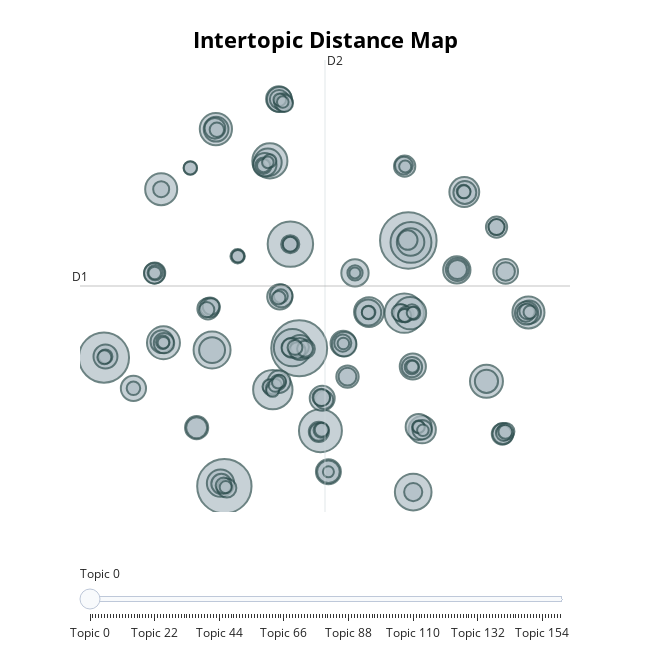

The notebook cell this image was saved under:
### Code cell
bertopic_model.visualize_topics()

### Figure 1 — Plotly figure (JSON) as saved in the notebook; plotly's stock layout.template omitted (floating-point values rounded to 4 significant figures; data arrays with more than 128 entries replaced by an {"elided": "..."} marker saying what was removed)
{"data": [{"customdata": {"elided": "161x3 mixed values"}, "hovertemplate": "<b>Topic %{customdata[0]}</b><br>%{customdata[1]}<br>Size: %{customdata[2]}", "legendgroup": "", "marker": {"color": "#B0BEC5", "line": {"color": "DarkSlateGrey", "width": 2}, "size": {"elided": "161 int values"}, "sizemode": "area", "sizeref": 0.1638, "symbol": "circle"}, "mode": "markers", "name": "", "orientation": "v", "showlegend": false, "type": "scatter", "x": {"elided": "161 float values"}, "xaxis": "x", "y": {"elided": "161 float values"}, "yaxis": "y"}], "layout": {"annotations": [{"showarrow": false, "text": "D1", "x": -12.88, "y": 6.844, "yshift": 10}, {"showarrow": false, "text": "D2", "x": 4.292, "xshift": 10, "y": 27.98}], "height": 650, "hoverlabel": {"bgcolor": "white", "font": {"family": "Rockwell", "size": 16}}, "legend": {"itemsizing": "constant", "tracegroupgap": 0}, "margin": {"t": 60}, "shapes": [{"line": {"color": "#CFD8DC", "width": 2}, "type": "line", "x0": 4.292, "x1": 4.292, "y0": -14.29, "y1": 27.98}, {"line": {"color": "#9E9E9E", "width": 2}, "type": "line", "x0": -12.88, "x1": 21.46, "y0": 6.844, "y1": 6.844}], "sliders": [{"active": 0, "pad": {"t": 50}, "steps": [{"args": [{"marker.color": {"elided": "1x161 str values"}}], "label": "Topic 0", "method": "update"}, {"args": [{"marker.color": {"elided": "1x161 str values"}}], "label": "Topic 1", "method": "update"}, {"args": [{"marker.color": {"elided": "1x161 str values"}}], "label": "Topic 2", "method": "update"}, {"args": [{"marker.color": {"elided": "1x161 str values"}}], "label": "Topic 3", "method": "update"}, {"args": [{"marker.color": {"elided": "1x161 str values"}}], "label": "Topic 4", "method": "update"}, {"args": [{"marker.color": {"elided": "1x161 str values"}}], "label": "Topic 5", "method": "update"}, {"args": [{"marker.color": {"elided": "1x161 str values"}}], "label": "Topic 6", "method": "update"}, {"args": [{"marker.color": {"elided": "1x161 str values"}}], "label": "Topic 7", "method": "update"}, {"args": [{"marker.color": {"elided": "1x161 str values"}}], "label": "Topic 8", "method": "update"}, {"args": [{"marker.color": {"elided": "1x161 str values"}}], "label": "Topic 9", "method": "update"}, {"args": [{"marker.color": {"elided": "1x161 str values"}}], "label": "Topic 10", "method": "update"}, {"args": [{"marker.color": {"elided": "1x161 str values"}}], "label": "Topic 11", "method": "update"}, {"args": [{"marker.color": {"elided": "1x161 str values"}}], "label": "Topic 12", "method": "update"}, {"args": [{"marker.color": {"elided": "1x161 str values"}}], "label": "Topic 13", "method": "update"}, {"args": [{"marker.color": {"elided": "1x161 str values"}}], "label": "Topic 14", "method": "update"}, {"args": [{"marker.color": {"elided": "1x161 str values"}}], "label": "Topic 15", "method": "update"}, {"args": [{"marker.color": {"elided": "1x161 str values"}}], "label": "Topic 16", "method": "update"}, {"args": [{"marker.color": {"elided": "1x161 str values"}}], "label": "Topic 17", "method": "update"}, {"args": [{"marker.color": {"elided": "1x161 str values"}}], "label": "Topic 18", "method": "update"}, {"args": [{"marker.color": {"elided": "1x161 str values"}}], "label": "Topic 19", "method": "update"}, {"args": [{"marker.color": {"elided": "1x161 str values"}}], "label": "Topic 20", "method": "update"}, {"args": [{"marker.color": {"elided": "1x161 str values"}}], "label": "Topic 21", "method": "update"}, {"args": [{"marker.color": {"elided": "1x161 str values"}}], "label": "Topic 22", "method": "update"}, {"args": [{"marker.color": {"elided": "1x161 str values"}}], "label": "Topic 23", "method": "update"}, {"args": [{"marker.color": {"elided": "1x161 str values"}}], "label": "Topic 24", "method": "update"}, {"args": [{"marker.color": {"elided": "1x161 str values"}}], "label": "Topic 25", "method": "update"}, {"args": [{"marker.color": {"elided": "1x161 str values"}}], "label": "Topic 26", "method": "update"}, {"args": [{"marker.color": {"elided": "1x161 str values"}}], "label": "Topic 27", "method": "update"}, {"args": [{"marker.color": {"elided": "1x161 str values"}}], "label": "Topic 28", "method": "update"}, {"args": [{"marker.color": {"elided": "1x161 str values"}}], "label": "Topic 29", "method": "update"}, {"args": [{"marker.color": {"elided": "1x161 str values"}}], "label": "Topic 30", "method": "update"}, {"args": [{"marker.color": {"elided": "1x161 str values"}}], "label": "Topic 31", "method": "update"}, {"args": [{"marker.color": {"elided": "1x161 str values"}}], "label": "Topic 32", "method": "update"}, {"args": [{"marker.color": {"elided": "1x161 str values"}}], "label": "Topic 33", "method": "update"}, {"args": [{"marker.color": {"elided": "1x161 str values"}}], "label": "Topic 34", "method": "update"}, {"args": [{"marker.color": {"elided": "1x161 str values"}}], "label": "Topic 35", "method": "update"}, {"args": [{"marker.color": {"elided": "1x161 str values"}}], "label": "Topic 36", "method": "update"}, {"args": [{"marker.color": {"elided": "1x161 str values"}}], "label": "Topic 37", "method": "update"}, {"args": [{"marker.color": {"elided": "1x161 str values"}}], "label": "Topic 38", "method": "update"}, {"args": [{"marker.color": {"elided": "1x161 str values"}}], "label": "Topic 39", "method": "update"}, {"args": [{"marker.color": {"elided": "1x161 str values"}}], "label": "Topic 40", "method": "update"}, {"args": [{"marker.color": {"elided": "1x161 str values"}}], "label": "Topic 41", "method": "update"}, {"args": [{"marker.color": {"elided": "1x161 str values"}}], "label": "Topic 42", "method": "update"}, {"args": [{"marker.color": {"elided": "1x161 str values"}}], "label": "Topic 43", "method": "update"}, {"args": [{"marker.color": {"elided": "1x161 str values"}}], "label": "Topic 44", "method": "update"}, {"args": [{"marker.color": {"elided": "1x161 str values"}}], "label": "Topic 45", "method": "update"}, {"args": [{"marker.color": {"elided": "1x161 str values"}}], "label": "Topic 46", "method": "update"}, {"args": [{"marker.color": {"elided": "1x161 str values"}}], "label": "Topic 47", "method": "update"}, {"args": [{"marker.color": {"elided": "1x161 str values"}}], "label": "Topic 48", "method": "update"}, {"args": [{"marker.color": {"elided": "1x161 str values"}}], "label": "Topic 49", "method": "update"}, {"args": [{"marker.color": {"elided": "1x161 str values"}}], "label": "Topic 50", "method": "update"}, {"args": [{"marker.color": {"elided": "1x161 str values"}}], "label": "Topic 51", "method": "update"}, {"args": [{"marker.color": {"elided": "1x161 str values"}}], "label": "Topic 52", "method": "update"}, {"args": [{"marker.color": {"elided": "1x161 str values"}}], "label": "Topic 53", "method": "update"}, {"args": [{"marker.color": {"elided": "1x161 str values"}}], "label": "Topic 54", "method": "update"}, {"args": [{"marker.color": {"elided": "1x161 str values"}}], "label": "Topic 55", "method": "update"}, {"args": [{"marker.color": {"elided": "1x161 str values"}}], "label": "Topic 56", "method": "update"}, {"args": [{"marker.color": {"elided": "1x161 str values"}}], "label": "Topic 57", "method": "update"}, {"args": [{"marker.color": {"elided": "1x161 str values"}}], "label": "Topic 58", "method": "update"}, {"args": [{"marker.color": {"elided": "1x161 str values"}}], "label": "Topic 59", "method": "update"}, {"args": [{"marker.color": {"elided": "1x161 str values"}}], "label": "Topic 60", "method": "update"}, {"args": [{"marker.color": {"elided": "1x161 str values"}}], "label": "Topic 61", "method": "update"}, {"args": [{"marker.color": {"elided": "1x161 str values"}}], "label": "Topic 62", "method": "update"}, {"args": [{"marker.color": {"elided": "1x161 str values"}}], "label": "Topic 63", "method": "update"}, {"args": [{"marker.color": {"elided": "1x161 str values"}}], "label": "Topic 64", "method": "update"}, {"args": [{"marker.color": {"elided": "1x161 str values"}}], "label": "Topic 65", "method": "update"}, {"args": [{"marker.color": {"elided": "1x161 str values"}}], "label": "Topic 66", "method": "update"}, {"args": [{"marker.color": {"elided": "1x161 str values"}}], "label": "Topic 67", "method": "update"}, {"args": [{"marker.color": {"elided": "1x161 str values"}}], "label": "Topic 68", "method": "update"}, {"args": [{"marker.color": {"elided": "1x161 str values"}}], "label": "Topic 69", "method": "update"}, {"args": [{"marker.color": {"elided": "1x161 str values"}}], "label": "Topic 70", "method": "update"}, {"args": [{"marker.color": {"elided": "1x161 str values"}}], "label": "Topic 71", "method": "update"}, {"args": [{"marker.color": {"elided": "1x161 str values"}}], "label": "Topic 72", "method": "update"}, {"args": [{"marker.color": {"elided": "1x161 str values"}}], "label": "Topic 73", "method": "update"}, {"args": [{"marker.color": {"elided": "1x161 str values"}}], "label": "Topic 74", "method": "update"}, {"args": [{"marker.color": {"elided": "1x161 str values"}}], "label": "Topic 75", "method": "update"}, {"args": [{"marker.color": {"elided": "1x161 str values"}}], "label": "Topic 76", "method": "update"}, {"args": [{"marker.color": {"elided": "1x161 str values"}}], "label": "Topic 77", "method": "update"}, {"args": [{"marker.color": {"elided": "1x161 str values"}}], "label": "Topic 78", "method": "update"}, {"args": [{"marker.color": {"elided": "1x161 str values"}}], "label": "Topic 79", "method": "update"}, {"args": [{"marker.color": {"elided": "1x161 str values"}}], "label": "Topic 80", "method": "update"}, {"args": [{"marker.color": {"elided": "1x161 str values"}}], "label": "Topic 81", "method": "update"}, {"args": [{"marker.color": {"elided": "1x161 str values"}}], "label": "Topic 82", "method": "update"}, {"args": [{"marker.color": {"elided": "1x161 str values"}}], "label": "Topic 83", "method": "update"}, {"args": [{"marker.color": {"elided": "1x161 str values"}}], "label": "Topic 84", "method": "update"}, {"args": [{"marker.color": {"elided": "1x161 str values"}}], "label": "Topic 85", "method": "update"}, {"args": [{"marker.color": {"elided": "1x161 str values"}}], "label": "Topic 86", "method": "update"}, {"args": [{"marker.color": {"elided": "1x161 str values"}}], "label": "Topic 87", "method": "update"}, {"args": [{"marker.color": {"elided": "1x161 str values"}}], "label": "Topic 88", "method": "update"}, {"args": [{"marker.color": {"elided": "1x161 str values"}}], "label": "Topic 89", "method": "update"}, {"args": [{"marker.color": {"elided": "1x161 str values"}}], "label": "Topic 90", "method": "update"}, {"args": [{"marker.color": {"elided": "1x161 str values"}}], "label": "Topic 91", "method": "update"}, {"args": [{"marker.color": {"elided": "1x161 str values"}}], "label": "Topic 92", "method": "update"}, {"args": [{"marker.color": {"elided": "1x161 str values"}}], "label": "Topic 93", "method": "update"}, {"args": [{"marker.color": {"elided": "1x161 str values"}}], "label": "Topic 94", "method": "update"}, {"args": [{"marker.color": {"elided": "1x161 str values"}}], "label": "Topic 95", "method": "update"}, {"args": [{"marker.color": {"elided": "1x161 str values"}}], "label": "Topic 96", "method": "update"}, {"args": [{"marker.color": {"elided": "1x161 str values"}}], "label": "Topic 97", "method": "update"}, {"args": [{"marker.color": {"elided": "1x161 str values"}}], "label": "Topic 98", "method": "update"}, {"args": [{"marker.color": {"elided": "1x161 str values"}}], "label": "Topic 99", "method": "update"}, {"args": [{"marker.color": {"elided": "1x161 str values"}}], "label": "Topic 100", "method": "update"}, {"args": [{"marker.color": {"elided": "1x161 str values"}}], "label": "Topic 101", "method": "update"}, {"args": [{"marker.color": {"elided": "1x161 str values"}}], "label": "Topic 102", "method": "update"}, {"args": [{"marker.color": {"elided": "1x161 str values"}}], "label": "Topic 103", "method": "update"}, {"args": [{"marker.color": {"elided": "1x161 str values"}}], "label": "Topic 104", "method": "update"}, {"args": [{"marker.color": {"elided": "1x161 str values"}}], "label": "Topic 105", "method": "update"}, {"args": [{"marker.color": {"elided": "1x161 str values"}}], "label": "Topic 106", "method": "update"}, {"args": [{"marker.color": {"elided": "1x161 str values"}}], "label": "Topic 107", "method": "update"}, {"args": [{"marker.color": {"elided": "1x161 str values"}}], "label": "Topic 108", "method": "update"}, {"args": [{"marker.color": {"elided": "1x161 str values"}}], "label": "Topic 109", "method": "update"}, {"args": [{"marker.color": {"elided": "1x161 str values"}}], "label": "Topic 110", "method": "update"}, {"args": [{"marker.color": {"elided": "1x161 str values"}}], "label": "Topic 111", "method": "update"}, {"args": [{"marker.color": {"elided": "1x161 str values"}}], "label": "Topic 112", "method": "update"}, {"args": [{"marker.color": {"elided": "1x161 str values"}}], "label": "Topic 113", "method": "update"}, {"args": [{"marker.color": {"elided": "1x161 str values"}}], "label": "Topic 114", "method": "update"}, {"args": [{"marker.color": {"elided": "1x161 str values"}}], "label": "Topic 115", "method": "update"}, {"args": [{"marker.color": {"elided": "1x161 str values"}}], "label": "Topic 116", "method": "update"}, {"args": [{"marker.color": {"elided": "1x161 str values"}}], "label": "Topic 117", "method": "update"}, {"args": [{"marker.color": {"elided": "1x161 str values"}}], "label": "Topic 118", "method": "update"}, {"args": [{"marker.color": {"elided": "1x161 str values"}}], "label": "Topic 119", "method": "update"}, {"args": [{"marker.color": {"elided": "1x161 str values"}}], "label": "Topic 120", "method": "update"}, {"args": [{"marker.color": {"elided": "1x161 str values"}}], "label": "Topic 121", "method": "update"}, {"args": [{"marker.color": {"elided": "1x161 str values"}}], "label": "Topic 122", "method": "update"}, {"args": [{"marker.color": {"elided": "1x161 str values"}}], "label": "Topic 123", "method": "update"}, {"args": [{"marker.color": {"elided": "1x161 str values"}}], "label": "Topic 124", "method": "update"}, {"args": [{"marker.color": {"elided": "1x161 str values"}}], "label": "Topic 125", "method": "update"}, {"args": [{"marker.color": {"elided": "1x161 str values"}}], "label": "Topic 126", "method": "update"}, {"args": [{"marker.color": {"elided": "1x161 str values"}}], "label": "Topic 127", "method": "update"}, {"args": [{"marker.color": {"elided": "1x161 str values"}}], "label": "Topic 128", "method": "update"}, {"args": [{"marker.color": {"elided": "1x161 str values"}}], "label": "Topic 129", "method": "update"}, {"args": [{"marker.color": {"elided": "1x161 str values"}}], "label": "Topic 130", "method": "update"}, {"args": [{"marker.color": {"elided": "1x161 str values"}}], "label": "Topic 131", "method": "update"}, {"args": [{"marker.color": {"elided": "1x161 str values"}}], "label": "Topic 132", "method": "update"}, {"args": [{"marker.color": {"elided": "1x161 str values"}}], "label": "Topic 133", "method": "update"}, {"args": [{"marker.color": {"elided": "1x161 str values"}}], "label": "Topic 134", "method": "update"}, {"args": [{"marker.color": {"elided": "1x161 str values"}}], "label": "Topic 135", "method": "update"}, {"args": [{"marker.color": {"elided": "1x161 str values"}}], "label": "Topic 136", "method": "update"}, {"args": [{"marker.color": {"elided": "1x161 str values"}}], "label": "Topic 137", "method": "update"}, {"args": [{"marker.color": {"elided": "1x161 str values"}}], "label": "Topic 138", "method": "update"}, {"args": [{"marker.color": {"elided": "1x161 str values"}}], "label": "Topic 139", "method": "update"}, {"args": [{"marker.color": {"elided": "1x161 str values"}}], "label": "Topic 140", "method": "update"}, {"args": [{"marker.color": {"elided": "1x161 str values"}}], "label": "Topic 141", "method": "update"}, {"args": [{"marker.color": {"elided": "1x161 str values"}}], "label": "Topic 142", "method": "update"}, {"args": [{"marker.color": {"elided": "1x161 str values"}}], "label": "Topic 143", "method": "update"}, {"args": [{"marker.color": {"elided": "1x161 str values"}}], "label": "Topic 144", "method": "update"}, {"args": [{"marker.color": {"elided": "1x161 str values"}}], "label": "Topic 145", "method": "update"}, {"args": [{"marker.color": {"elided": "1x161 str values"}}], "label": "Topic 146", "method": "update"}, {"args": [{"marker.color": {"elided": "1x161 str values"}}], "label": "Topic 147", "method": "update"}, {"args": [{"marker.color": {"elided": "1x161 str values"}}], "label": "Topic 148", "method": "update"}, {"args": [{"marker.color": {"elided": "1x161 str values"}}], "label": "Topic 149", "method": "update"}, {"args": [{"marker.color": {"elided": "1x161 str values"}}], "label": "Topic 150", "method": "update"}, {"args": [{"marker.color": {"elided": "1x161 str values"}}], "label": "Topic 151", "method": "update"}, {"args": [{"marker.color": {"elided": "1x161 str values"}}], "label": "Topic 152", "method": "update"}, {"args": [{"marker.color": {"elided": "1x161 str values"}}], "label": "Topic 153", "method": "update"}, {"args": [{"marker.color": {"elided": "1x161 str values"}}], "label": "Topic 154", "method": "update"}, {"args": [{"marker.color": {"elided": "1x161 str values"}}], "label": "Topic 155", "method": "update"}, {"args": [{"marker.color": {"elided": "1x161 str values"}}], "label": "Topic 156", "method": "update"}, {"args": [{"marker.color": {"elided": "1x161 str values"}}], "label": "Topic 157", "method": "update"}, {"args": [{"marker.color": {"elided": "1x161 str values"}}], "label": "Topic 158", "method": "update"}, {"args": [{"marker.color": {"elided": "1x161 str values"}}], "label": "Topic 159", "method": "update"}, {"args": [{"marker.color": {"elided": "1x161 str values"}}], "label": "Topic 160", "method": "update"}]}], "title": {"font": {"color": "Black", "size": 22}, "text": "<b>Intertopic Distance Map</b>", "x": 0.5, "xanchor": "center", "y": 0.95, "yanchor": "top"}, "width": 650, "xaxis": {"anchor": "y", "domain": [0, 1], "range": [-12.88, 21.46], "title": {"text": ""}, "visible": false}, "yaxis": {"anchor": "x", "domain": [0, 1], "range": [-14.29, 27.98], "title": {"text": ""}, "visible": false}}}
